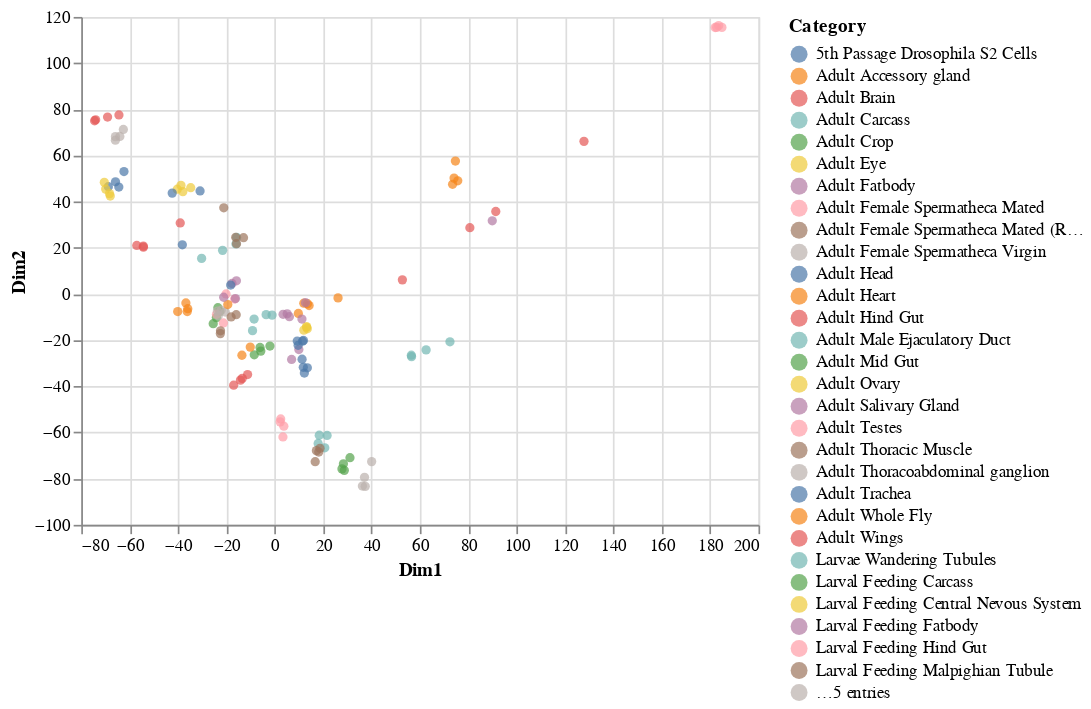

The notebook cell this image was saved under:
### Markdown cell above
The following code performs PCA on the dataset. The `log_expression.values` extracts the values in the data frame as a matrix. The `.T` takes the transpose of the matrix (swaps rows and columns).

### Code cell
pca = PCA(n_components=100)
expression_pca = pca.fit_transform(log_expression.values.T)
plot_two_dimensions(expression_pca, sample_categories, expression.columns)

### Figure 1 — Vega-Lite specification as saved in the notebook (floating-point values rounded to 4 significant figures; data arrays with more than 128 entries replaced by an {"elided": "..."} marker saying what was removed)
{"config": {"view": {"continuousWidth": 400, "continuousHeight": 300}}, "data": {"name": "data-b6be23d34ae3b4f68366977e45dad520"}, "mark": "circle", "encoding": {"color": {"type": "nominal", "field": "Category"}, "tooltip": {"type": "nominal", "field": "Sample"}, "x": {"type": "quantitative", "field": "Dim1"}, "y": {"type": "quantitative", "field": "Dim2"}}, "$schema": "https://vega.github.io/schema/vega-lite/v4.8.1.json", "datasets": {"data-b6be23d34ae3b4f68366977e45dad520": {"elided": "136 records"}}}
